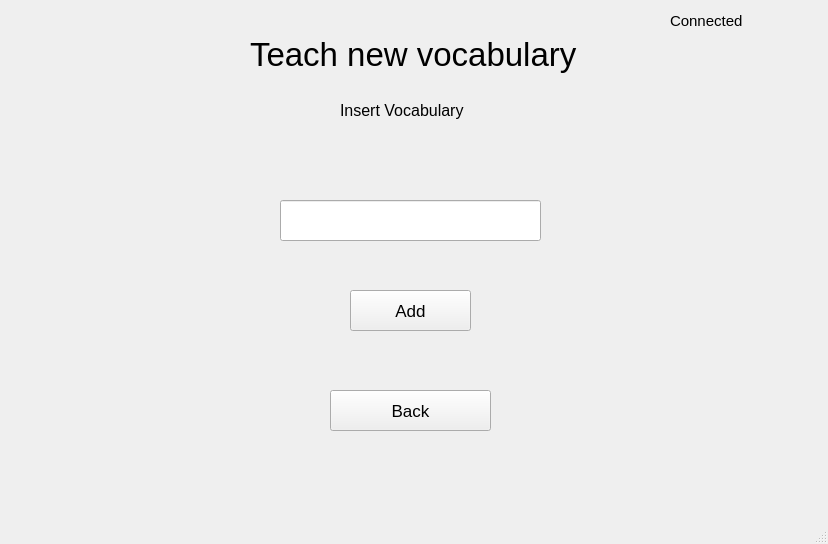
<?xml version="1.0" encoding="UTF-8"?>
<ui version="4.0">
 <class>MainWindow</class>
 <widget class="QMainWindow" name="MainWindow">
  <property name="geometry">
   <rect>
    <x>0</x>
    <y>0</y>
    <width>828</width>
    <height>544</height>
   </rect>
  </property>
  <property name="windowTitle">
   <string>MainWindow</string>
  </property>
  <widget class="QWidget" name="centralwidget">
   <widget class="QPushButton" name="backButton">
    <property name="geometry">
     <rect>
      <x>330</x>
      <y>390</y>
      <width>161</width>
      <height>41</height>
     </rect>
    </property>
    <property name="font">
     <font>
      <pointsize>13</pointsize>
     </font>
    </property>
    <property name="text">
     <string>Back</string>
    </property>
   </widget>
   <widget class="QLabel" name="label_3">
    <property name="geometry">
     <rect>
      <x>340</x>
      <y>90</y>
      <width>141</width>
      <height>41</height>
     </rect>
    </property>
    <property name="font">
     <font>
      <pointsize>12</pointsize>
     </font>
    </property>
    <property name="text">
     <string>Insert Vocabulary</string>
    </property>
   </widget>
   <widget class="QLabel" name="connectionLabel">
    <property name="geometry">
     <rect>
      <x>670</x>
      <y>10</y>
      <width>121</width>
      <height>21</height>
     </rect>
    </property>
    <property name="font">
     <font>
      <pointsize>11</pointsize>
     </font>
    </property>
    <property name="text">
     <string>Connected</string>
    </property>
   </widget>
   <widget class="QLabel" name="label">
    <property name="geometry">
     <rect>
      <x>250</x>
      <y>30</y>
      <width>533</width>
      <height>48</height>
     </rect>
    </property>
    <property name="minimumSize">
     <size>
      <width>533</width>
      <height>48</height>
     </size>
    </property>
    <property name="font">
     <font>
      <pointsize>25</pointsize>
     </font>
    </property>
    <property name="text">
     <string>Teach new vocabulary</string>
    </property>
   </widget>
   <widget class="QLineEdit" name="vocabularyInput">
    <property name="geometry">
     <rect>
      <x>280</x>
      <y>200</y>
      <width>261</width>
      <height>41</height>
     </rect>
    </property>
    <property name="font">
     <font>
      <pointsize>13</pointsize>
     </font>
    </property>
   </widget>
   <widget class="QPushButton" name="addButton">
    <property name="geometry">
     <rect>
      <x>350</x>
      <y>290</y>
      <width>121</width>
      <height>41</height>
     </rect>
    </property>
    <property name="font">
     <font>
      <pointsize>13</pointsize>
     </font>
    </property>
    <property name="text">
     <string>Add</string>
    </property>
   </widget>
  </widget>
  <widget class="QStatusBar" name="statusbar"/>
 </widget>
 <resources/>
 <connections/>
</ui>
